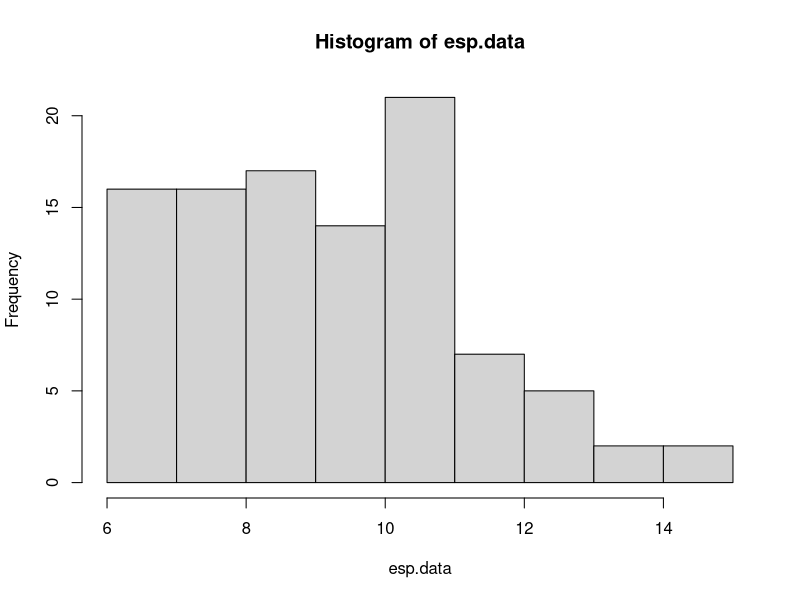
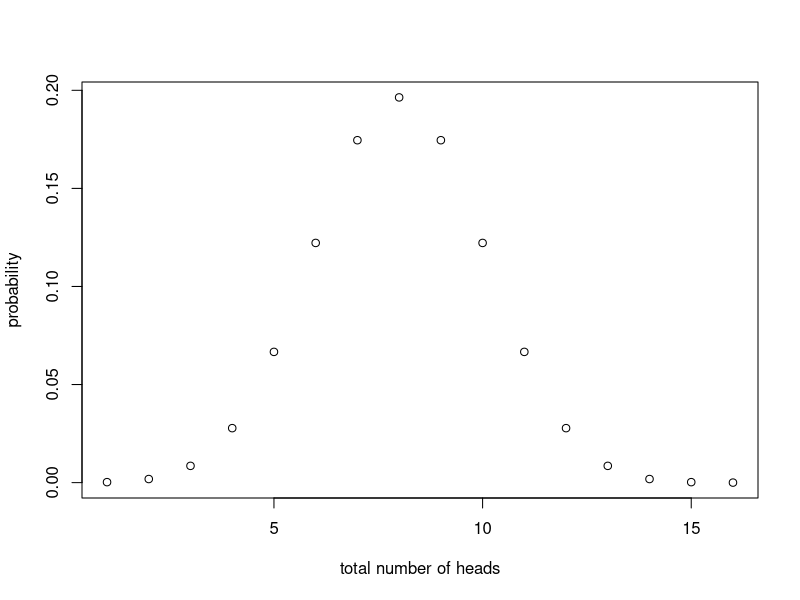
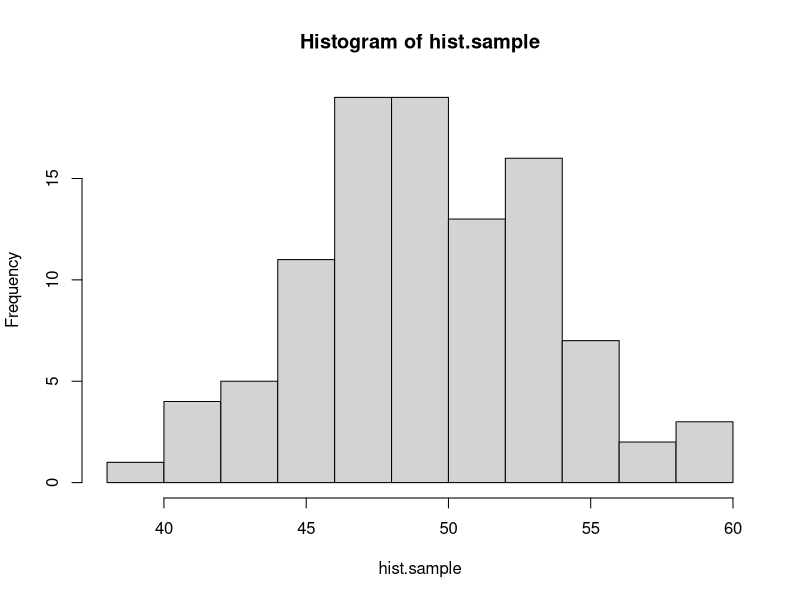
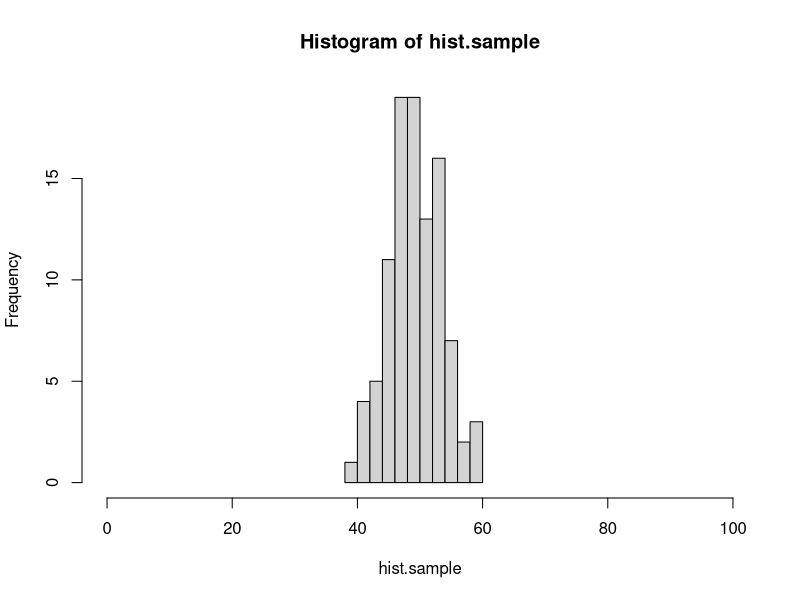
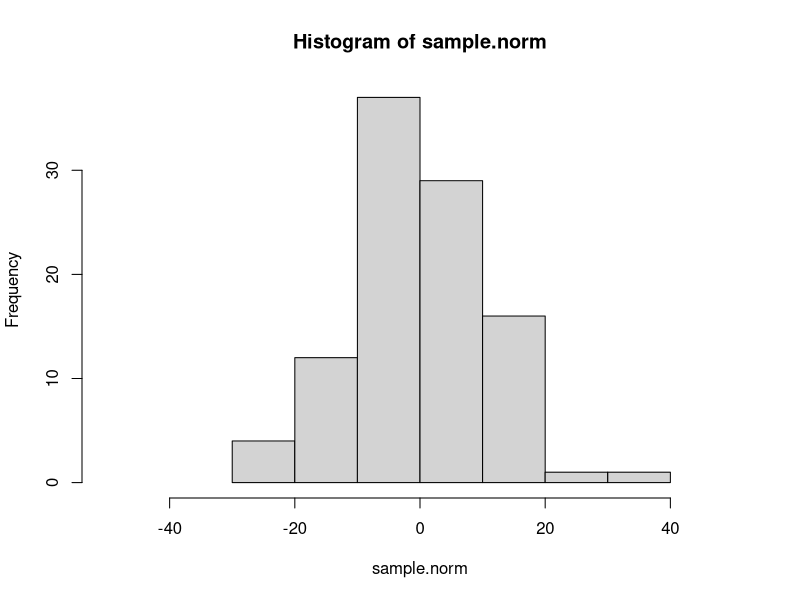
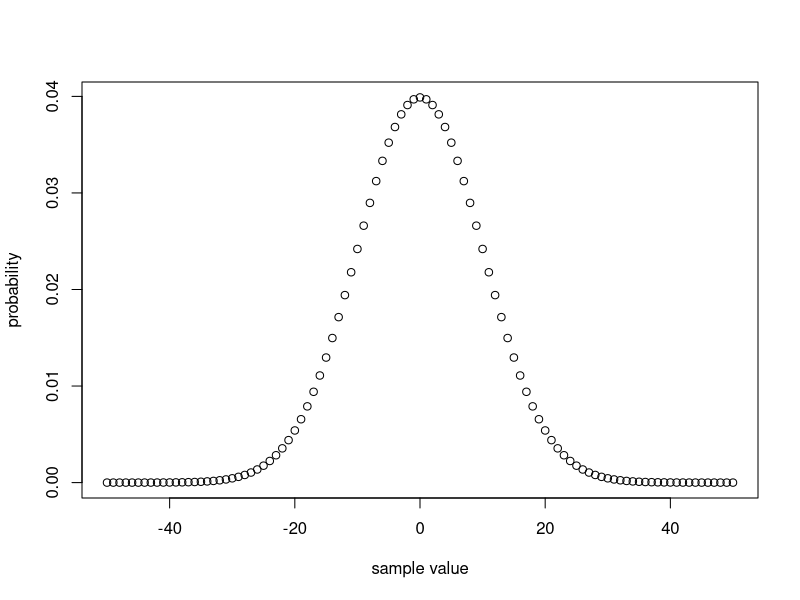
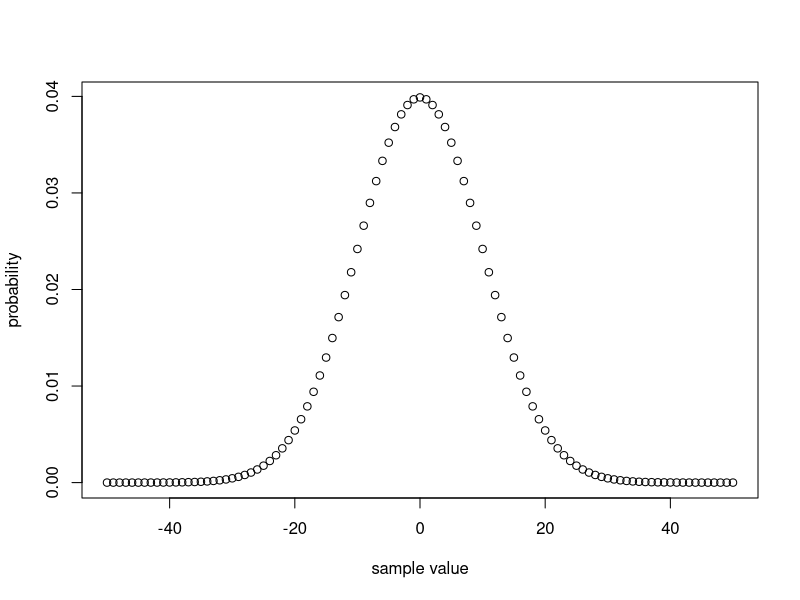

The R script that drew these images, in order:
#### practice with probability distributions ####

# calculating the likelihood requires understanding how to work
# with probability distributions. let's start with the binomial
# distribution.

# the binomial distribution describes the number of "success" in
# some number of "trials" given some probability of success. it 
# is the "coin flipping" distribution. 

# in R, we can draw a sample from a binomial distribution with rbinom()
# this isn't the first time you've seen rbinom, but here it is again, 
# with the parameters spelled out. you can try changing these to explore
# how the function works.

number.of.samples <- 2
number.of.trials.per.sample <- 10
probability.of.success <- 0.7

rbinom(number.of.samples, number.of.trials.per.sample, probability.of.success)

# below, use rbinom to create sample data for the following scenario.
# an experiment tests whether subjects have ESP. 100 subjects are each given
# the opportunity to predict whether a randomly generated number is odd or even.
# each subject makes 20 guesses.
# of course, ESP doesn't exist, so the probability of a successful guess is 0.50.
# store the result in a vector called esp.data

esp.data <- rbinom(100, 20, 0.5)

# a quick way to visualize a distribution is with the hist() function:
hist(esp.data)

# what if we want to know the probability of someone getting exactly 10 guesses
# correct out of 20, if they are randomly guessing? for that we use the density
# function of the binomial: dbinom()

value.to.check <- 10
number.of.trials <- 20
probability.of.success <- 0.5

dbinom(value.to.check, number.of.trials, probability.of.success)

# use dbinom to find out the probability of someone answering 87 out of 100
# questions correctly, if they have a 0.9 probability of giving a correct answer
# for each individual question.

dbinom(87, 100, 0.9)

# with dbinom, you can use a vector as the first argument, to check the probability
# of multiple values at the same time:

values <- c(3, 4, 5)
dbinom(values, 8, 0.5)

# using this shortcut, *plot* the full distribution (probability mass function)
# for flipping 16 fair coins, counting the total number of heads.
# hint: create one vector for the different possible outcomes
#       then use dbinom to calculate the probability of all of the elements in the vector

possible.head.count <- c(1:16)
head.count.distribution <- dbinom(possible.head.count, 16, 0.5)
plot(possible.head.count, head.count.distribution, xlim=c(1,16), xlab = "total number of heads", ylab = "probability")

# quick detour #

# here's a quick tip about plot() or hist()
# if you want to change the range on the x-axis, you can use the xlim argument:

hist.sample <- rbinom(100, 100, 0.5)
hist(hist.sample)
hist(hist.sample, xlim=c(0,100)) # compare this plot to the line above.

# the normal distribution ##

# normal (gaussian) distributions are characterized by two parameters: mean and standard deviation
# the mean is the the location of the peak of the distribution, and the sd controls the width.
# the smaller the sd, the more peaked the distribution is in the center.

# like the binomial, there are rnorm() and dnorm() functions.

# generate 100 samples from a normal distribution with mean 0 and standard deviation 10.
# then use hist() to create a histogram of these samples.

sample.norm <- rnorm(100, mean=0, sd=10)
hist(sample.norm, xlim=c(-50,50))

# now plot the probability density function of this distribution.
# use the same strategy as you did above with the binomial to find the density of the normal
# distribution with mean 0 and sd 10 for values between -50 and 50. the distribution is continuous
# so, choose a reasonably small step size between values (remember the seq() function).

possible.sample.values <- seq(from = -50, to = 50, by=1)
sample.value.distribution <- dnorm(possible.sample.values, mean = 0, sd=10)
plot(possible.sample.values, sample.value.distribution, xlab = "sample value", ylab = "probability")

#### practice calculating likelihoods ####

# here's some data from 10 participants in an ESP experiment like the one described
# above. each subject had 20 guesses. the number of correct guesses is reported.

esp.practice.data <- data.frame(subject=1:10, n.correct=c(11,10,6,10,6,12,10,8,9,11))

# calculate the likelihood (regular, not log) for this data for three different values
# of the probability of success parameter: 0.4, 0.5, and 0.6.
# hint: prod() will multiple all elements of a vector together.

probability.of.correct <- c(0.4, 0.5, 0.6)
likelihood <- mapply(function(x) {
  likelihood.distribution <- dbinom(esp.practice.data$n.correct, 20, x)
  likelihood.data <- prod(likelihood.distribution)
  print(likelihood.data)
}, probability.of.correct)

probability.data <- data.frame(probability.of.correct, likelihood)

# which parameter value of those options is most likely?

probability.data[which(probability.data$likelihood==min(probability.data$likelihood)),]
#0.6

# here is a sample of response times for a single subject from a rapid decision making experiment.
rt.sample <- c(391.5845, 411.9970, 358.6373, 505.3099, 616.2892, 481.0751, 422.3132, 511.7213, 205.2692, 522.3433, 370.1850,
               517.4617, 332.3344, 316.8760, 395.5431, 231.7831, 399.8646, 238.9064, 299.7924, 474.7512, 271.6326, 423.4861,
               379.7867, 212.7789, 233.8291, 472.4591, 534.2131, 453.9655, 408.3443, 352.3001)

# calculate the **log** likelihood for this data assuming that it is generated by a normal
# distribution for each of the following parameters. 
# hint: sum() adds the numbers in a vector. log() is the natural log function, or log=T for dnorm().

sample.value.distribution <- dnorm(possible.sample.values, mean = 0, sd=10)
plot(possible.sample.values, sample.value.distribution, xlab = "sample value", ylab = "probability")

log.like <-c(1:6)
# 1) mean 350, sd 50
log.like[1] <- sum(dnorm(rt.sample, mean = 350, sd = 50, log = TRUE))

# 2) mean 400, sd 50
log.like[2] <- sum(dnorm(rt.sample, mean = 400, sd = 50, log = TRUE))

# 3) mean 450, sd 50
log.like[3] <- sum(dnorm(rt.sample, mean = 450, sd = 50, log = TRUE))

# 4) mean 350, sd 100
log.like[4] <- sum(dnorm(rt.sample, mean = 350, sd = 100, log = TRUE))

# 5) mean 400, sd 100
log.like[5] <- sum(dnorm(rt.sample, mean = 400, sd = 100, log = TRUE))

# 6) mean 450, sd 100
log.like[6] <- sum(dnorm(rt.sample, mean = 450, sd = 100, log = TRUE))

# which parameter set has the highest likelihood?

mean <- rep(c(350,400,450),2)
sd <- rep(c(50,100), each=3)
log.like.data <- data.frame(mean,sd,log.like)

log.like.data[which(log.like.data$log.like==max(log.like.data$log.like)),]
#   mean  sd  log.like
#5  400  100  -182.5699

# here is a set of data for a subject in a categorization experiment, modeled with GCM.
# calculate the log likelihood of the parameters in the model (which i am not showing you).
# the point here is to know what to do when the model gives you a predicted probability
# of a response, and the data is either that response or not that response.
# hint: add a new column indicating the likelihood of each response, using mapply. then convert to log and add.
# if you do this correctly, the answer is -10.84249.

gcm.practice.data <- data.frame(correct.response = c(T, T, T, T, F, T, T, F, T, T, T, F, F, T, T, F, T, T, T, T),
                                gcm.probability.correct = c(0.84, 0.80, 0.84, 0.80, 0.79, 0.86, 0.89, 0.87, 0.69, 0.85, 0.75,
                                                            0.74, 0.82, 0.85, 0.87, 0.69, 0.83, 0.87, 0.80, 0.76))
gcm.practice.data$likelihood <- mapply(function(correct, probability){
  if (correct == TRUE) {
    likelihood <- probability
  } else {
    likelihood <- 1-probability
    }
  return(likelihood)
}, gcm.practice.data$correct.response, gcm.practice.data$gcm.probability.correct)

gcm.practice.data$log.likelihood <- mapply(function(x){
  return(log(x))
}, gcm.practice.data$likelihood)

sum(gcm.practice.data$log.likelihood)

#### maximum likelihood estimation ####

# the same search strategies we used for parameter fitting with rmse can be used with likelihoods,
# including grid search.

# here are the number of correct responses each subject gave in an experiment in which they had to
# decide if two images were the same or different. there were 40 trials for each subject
same.diff.data <- c(32, 29, 31, 34, 26, 29, 31, 34, 29, 31, 30, 29, 31, 34, 33, 27, 32, 29, 29, 27)

# we can model this experiment's data as 40 coin flips for each subject. use grid search to plot the likelihood
# function for values of theta (probability of a correct response) between 0.5 and 0.9, in steps of 0.01.
# start by writing a function that calculates the likelihood (not log) for the entire set of data given a value of theta.


# answer needed here.

# then use sapply to run the function for each possible value of theta in the set. use seq() to generate the
# set of possible values. plot the set of values on the x axis and the corresponding likelihoods on the y axis.

# answer needed here.

# the "true" underlying value i used to generate the data was 0.75. does that match up with the grid search?

## mle with optim()

# in this section, you'll do model recovery for a descriptive model of the linear relationship 
# between two continuous variables.

# let's assume that variable y is a linear function of variable x, such that:
# y = 4 + 0.8x

# create a vector of x values from 0 to 100, and the corresponding vector of y values,
# then plot these with x values on the x axis, and y values on the y axis.

# answer needed here.

# now let's assume that the relationship between x and y isn't perfect. there's a bit of random
# noise. add a random sample from a normal distribution with mean 0 and sd 10 to each y value.
# hint: there are 101 y values, so you need 101 samples.

# answer needed here.

# plot the data again, with the new noisy y values.

# answer needed here.

# there are three parameter values that control this plot,
# the intercept of the line: 4
# the slope of the line: 0.8
# the sd of the normal distribution: 10

# say that we observe a point of data, x = 20 and y = 27.
# the linear equation, y <- 4 + 0.8*x, predicts that when x is 20 y should also be 20.
4 + 0.8*20

# our model of this data assumes that the relationship is not perfect.
# we assume that there is noise so that when x is 20, the most likely value of y should be 4 + 0.8*x,
# but other values of y are possible. we describe the probability of different values of y with a normal
# distribution. when x is 20, then the normal distribution of y values is centered on 20, because the line
# says that y is 4 + 0.8x. using the normal distribution is helpful because it gives us a way to quantify
# how likely a value of 19 is compared to a value of 16, when x is 20.

# here's an example
x.observed <- 20
y.predicted <- 4 + 0.8*x.observed

# to find out the probability of y.observed=20, use dnorm()
# the mean of the normal distribution should be y.predicted (the distribution is centered on the line)
# and the sd of the normal is a parameter we will estimate, but for the demo below, is set to 10.
y.observed <- 20
dnorm(y.observed, y.predicted, 10)

# write the code to see how likely it is that y will be 33 when x is 29? (assuming sd = 10)
# the correct answer is 0.03371799...

# answer needed here.

# now generalize your solution to compute the likelihood of each value of y that you generated above.
# in other words, write the code that takes a vector of x and y values, and returns the probability
# of each pair given that the relationship between x and y is y <- 4 + 0.8*x and the normal distribution has an sd of 10.

# answer needed here.

# now generalize your solution one step further. write a function that takes in a vector of parameters,
# where parameters[1] is the intercept, parameters[2] is the slope, and parameters[3] is the sd of the normal,
# and returns the total **negative log likelihood**. remember, we want the negative log likelihood because
# optim() will find the set of parameters that minimizes a function.

# answer needed here.

# use optim() and Nelder-Mead to search for the best fitting parameters. remember to ensure that sd > 0
# and return NA if it is not.

# answer needed here.

# finally, plot the best fitting line on your points by using the abline() function, and the parameters that optim() found.

# answer needed here.